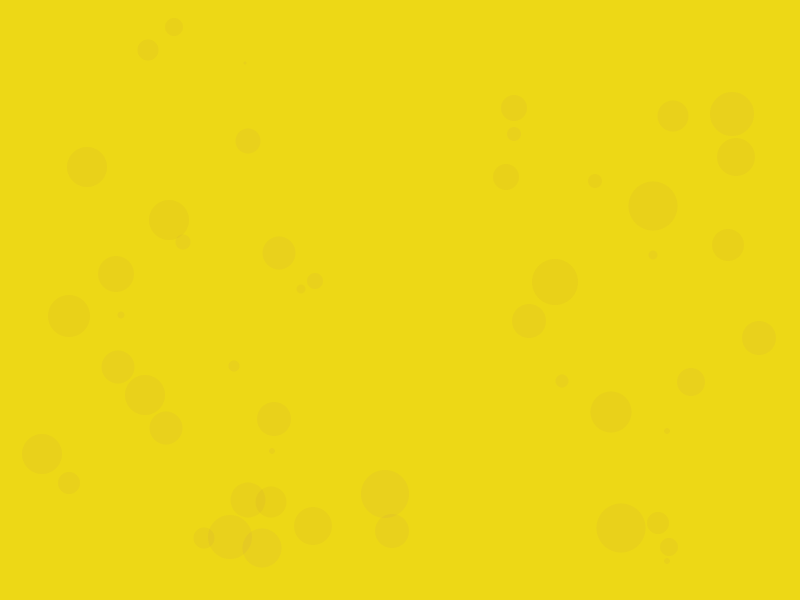
Frame 1 (no input)
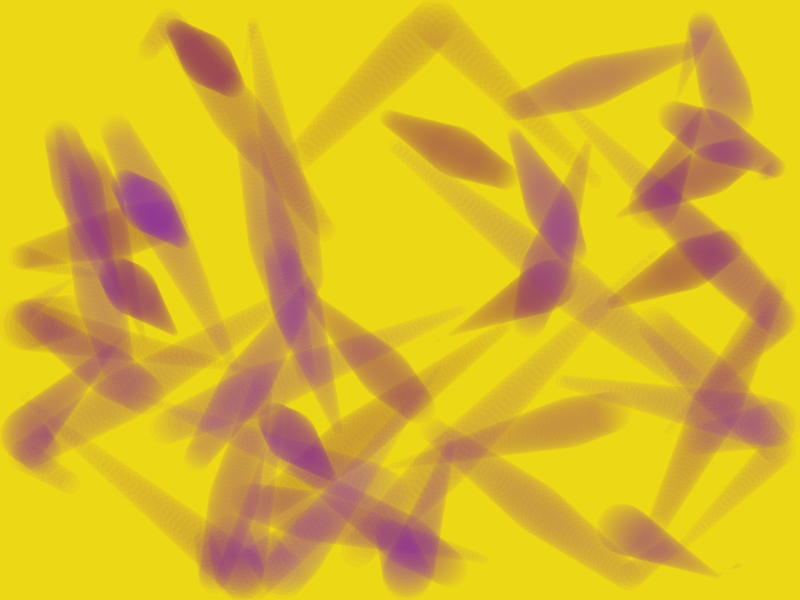
Frame 60 (the mouse pressed at the canvas centre just before this capture)
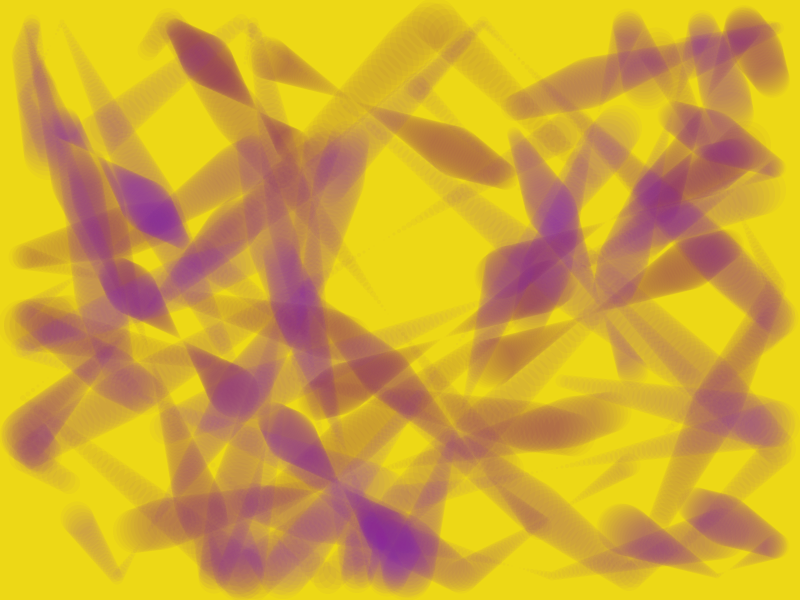
Frame 120 (the mouse held since frame 60 and released just before this capture)

The Processing sketch that drew these frames (run headless with seeded random() and noise(); from frame 60 on, the mouse is pressed at the canvas centre):

// Processing sketch: bounce
// ── bounce.pde
/**
 * mode 0 = normal mode
 * mode 1 = mask mode
 */

int mode = 0;

int elements = 50;
int shapeMaxWidth = 50;
int shapeMaxHeight = 50;
int shapeMinWidth = 1;
int shapeMinHeight = 1;
int bgColor = color(237, 216, 22);

int[] x = new int[elements];
int[] y = new int[elements];
int[] velocityX = new int[elements];
int[] velocityY = new int[elements];
int[] shapeHeight = new int[elements];
int[] shapeWidth = new int[elements];
int[] shapeColor = new int[elements];
int[] shapeGrowthWidth = new int[elements];
int[] shapeGrowthHeight = new int[elements];
int borderTop;
int borderBottom;
int borderLeft;
int borderRight;

void setup() {
  size(800, 600);

  initShapes();
}

void draw() {
  for (int i = 0; i < elements; i++) {
    if (x[i] >= borderRight || x[i] <= borderLeft) {
      velocityX[i] = velocityX[i] * -1;
    }

    if (y[i] >= borderBottom || y[i] <= borderTop) {
      velocityY[i] = velocityY[i] * -1;
    }

    x[i] = x[i] + velocityX[i];
    y[i] = y[i] + velocityY[i];

    if (shapeWidth[i] > shapeMaxWidth || shapeWidth[i] < shapeMinWidth) {
      shapeGrowthWidth[i] = shapeGrowthWidth[i] * -1;
    }

    if (shapeHeight[i] > shapeMaxHeight || shapeHeight[i] < shapeMinHeight) {
      shapeGrowthHeight[i] = shapeGrowthHeight[i] * -1;
    }

    shapeWidth[i] = shapeWidth[i] + shapeGrowthWidth[i];
    shapeHeight[i] = shapeHeight[i] + shapeGrowthHeight[i];

    fill(shapeColor[i]);
    ellipse(x[i], y[i], shapeWidth[i], shapeHeight[i]);
  }

  switch (mode) {
    case 1:
      fill(bgColor, 25);
      rect(0, 0, width, height);
      break;
    case 0:
    default:
  }
}

void mouseClicked() {
  if (mode == 0) {
    mode = 1;
    initShapes();
  } else {
    mode = 0;
    initShapes();
  }
}

void initShapes() {
  for (int i = 0; i < elements; i++) {
    velocityX[i] = round(random(-5, 5));
    velocityY[i] = round(random(-5, 5));

    if (velocityX[i] == 0) {
      velocityX[i] = 1;
    }

    if (velocityY[i] == 0) {
      velocityY[i] = 1;
    }

    shapeGrowthWidth[i] = 1;
    shapeGrowthHeight[i] = 1;

    shapeWidth[i] = round(random(shapeMinWidth, shapeMaxWidth));
    shapeHeight[i] = shapeWidth[i];

    switch (mode) {
      case 1:
        shapeColor[i] = color(116, 30, round(random(100, 200)));
        break;
      case 0:
      default:
        shapeColor[i] = color(116, 30, round(random(100, 200)), 10);
    }

    x[i] = round(random(shapeWidth[i], width - shapeHeight[i]));
    y[i] = round(random(shapeHeight[i], height - shapeHeight[i]));
  }

  borderTop = 0 + shapeHeight[0] / 2;
  borderBottom = height - shapeHeight[0] / 2;
  borderLeft = 0 + shapeWidth[0] / 2;
  borderRight = width - shapeWidth[0] / 2;

  noStroke();
  background(bgColor);
}
